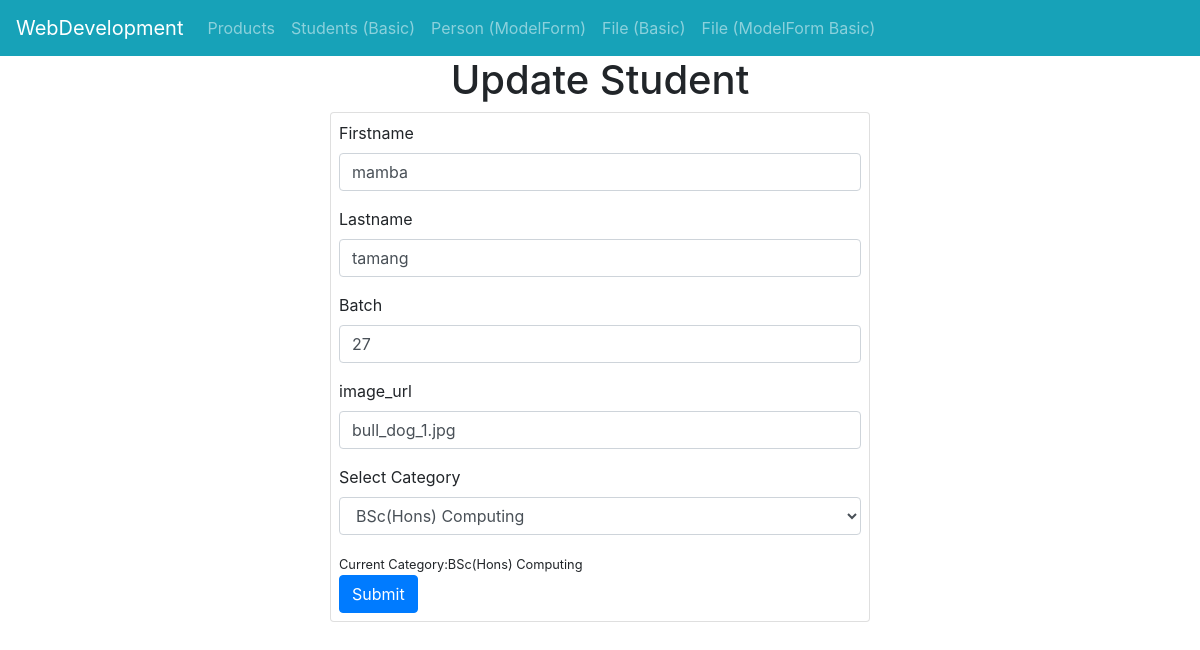
The page /products/updateStudent/3 on the database its author committed.
### products/models.py (models this page shows, shortened)
class Student(models.Model):
    firstname = models.CharField(max_length=100, null=True)
    lastname = models.CharField(max_length=100, null=True)
    batch = models.IntegerField(null=True)
    image_url = models.CharField(max_length=2000, null=True)
    category = models.CharField(max_length=100, null=True)
    created_date = models.DateTimeField(auto_now_add=True, null=True)

### products/views.py (the view, shortened to what this page needs)
# urls.py: path('updateStudent/<int:student_id>', views.update_student),
def update_student(request, student_id):
    student = Student.objects.get(id=student_id)
    context = {
        'student': student
    }
    return render(request, 'products/updateStudent.html', context)

### products/templates/products/updateStudent.html (shortened to what this page needs)
{% extends 'layout.html' %}
{% block main_content %}
<div class="container">
    <div class="row">
        <div class="col-md-6 offset-md-3">
            <h1 class="text-center">Update Student</h1>
            <div class="card py-2 px-2">
                <form class="form" action="" method="POST">
                    <div class="form-group">
                        <label for="firstname">Firstname</label>
                        <input type="text" value="{{student.firstname}}" class="form-control" id="firstname" name="firstname"
                        aria-describedby="firstname" placeholder="Enter first name">
                    </div>
                    <div class="form-group">
                        <label for="lastname">Lastname</label>
                        <input type="text" value="{{student.lastname}}" class="form-control" id="lastname" name="lastname"
                        aria-describedby="lastname" placeholder="Enter last name">
                    </div>
                    <div class="form-group">
                        <label for="batch">Batch</label>
                        <input type="text" value="{{student.batch}}" class="form-control" id="batch" name="batch"
                        aria-describedby="batch" placeholder="Enter batch">
                    </div>
                    <div class="form-group">
                        <label for="image_url">image_url</label>
                        <input type="text" value="{{student.image_url}}" class="form-control" id="image_url" name="image_url"
                        aria-describedby="image_url" placeholder="Enter image_url">
                    </div>
                    <div class="form-group">
                        <label for="category">Select Category</label>
                        <select class="form-control" id="category" name="category">
                            {% if student.category == "BSc(Hons) Computing" %}
                            <option selected>BSc(Hons) Computing</option>
                            {% endif %}
                        </select>
                    </div>
                    <small>Current Category:{{student.category}}</small><br>
                    <button type="submit" class="btn btn-primary">Submit</button>
                </form>
            </div>
        </div>
    </div>
</div>
{% endblock %}

### rows shown on the page
Student: firstname "mamba", lastname "tamang", batch "27", image_url "bull_dog_1.jpg", category "BSc(Hons) Computing"
